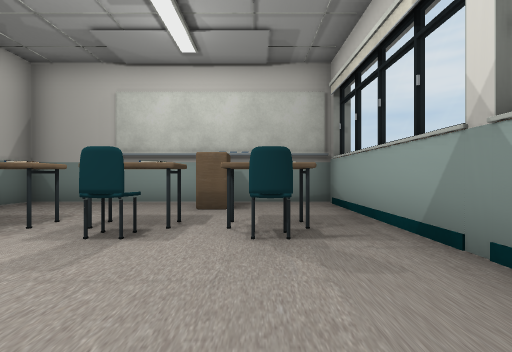
View 1 (above)

21 first-person views from a walk through a 3-D level made in the Unity game engine. The camera is 0.64 m above the floor, looks level and sees 85° across. The floor is counted in squares, 1 m on a side. Each view is taken from the middle of a square. On the plan, view 1 faces up. The plan holds only what a view shows up to about 9 squares ahead; the rest is blank. The place goes on beyond the plan. Some animated figures are left out. Door leaves are left out, so doorways stand open.

View 2
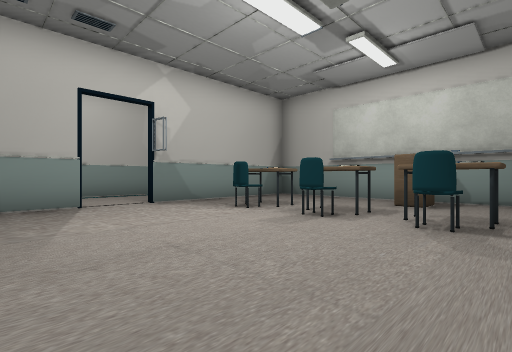

View 3
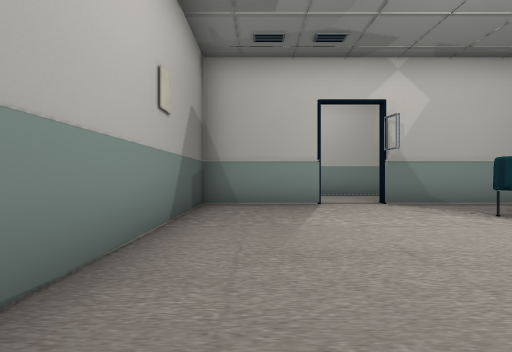

View 4
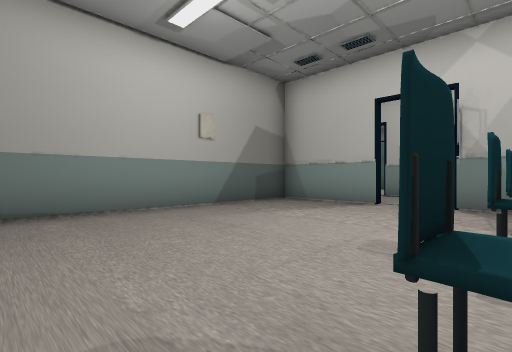

View 5
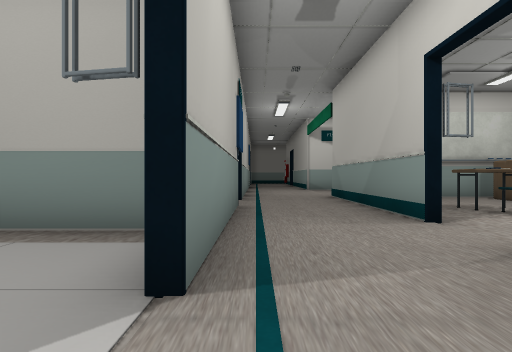

View 6
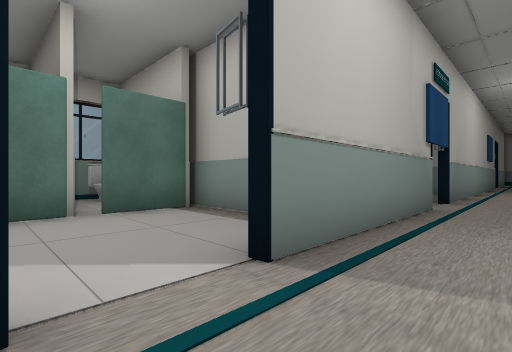

View 7
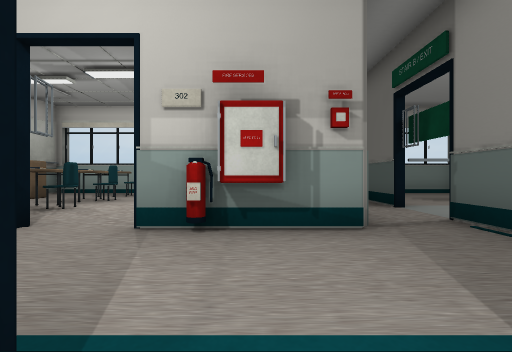

View 8
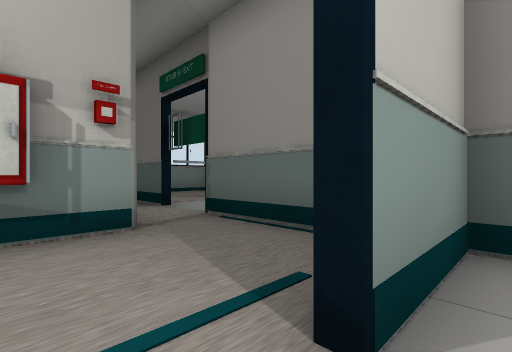

View 9
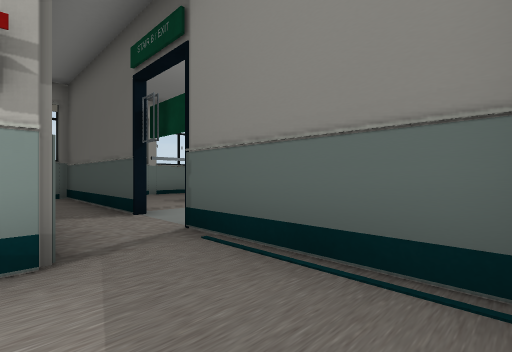

View 10
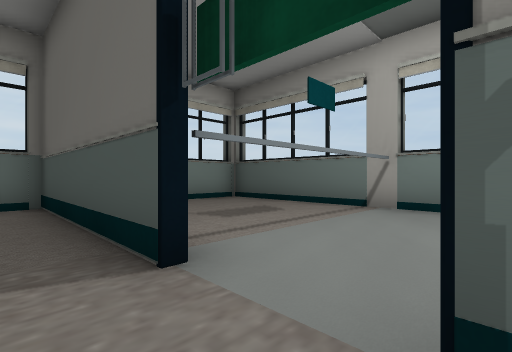

View 11
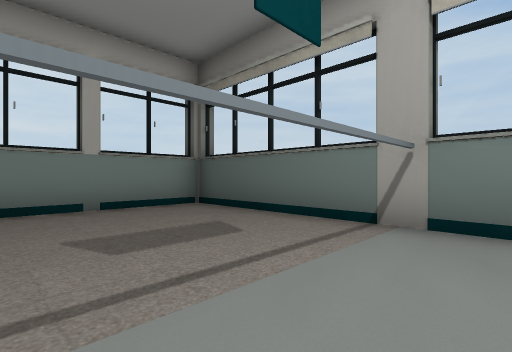

View 12
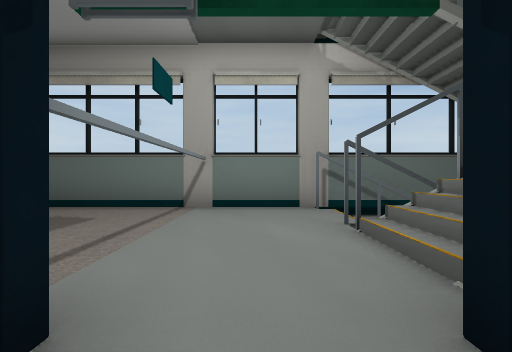

View 13
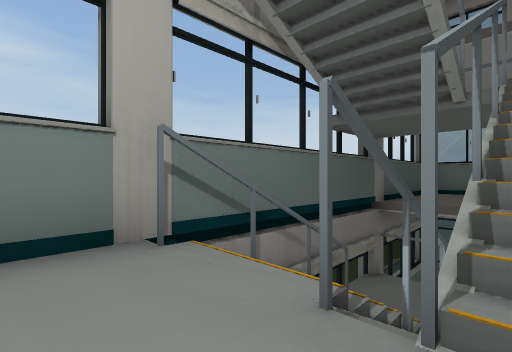

View 14
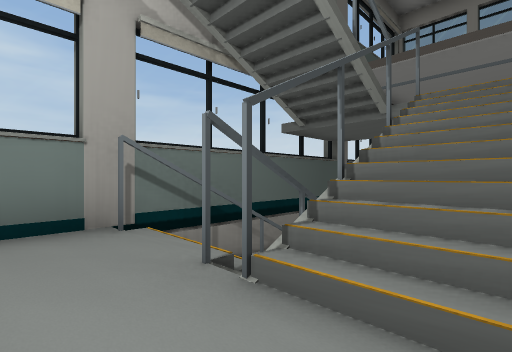

View 15
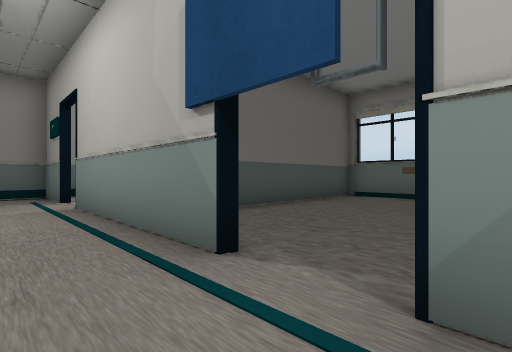

View 16
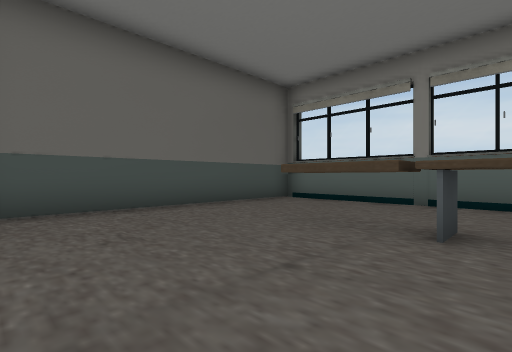

View 17
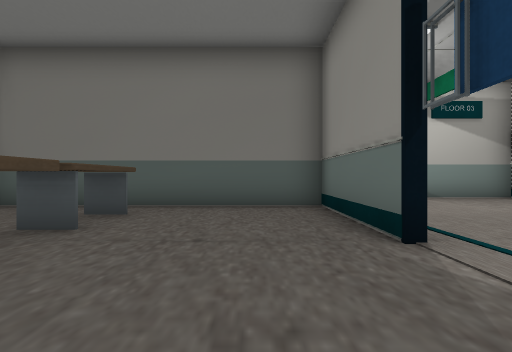

View 18
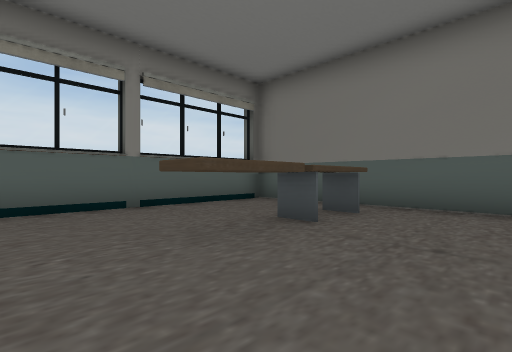

View 19
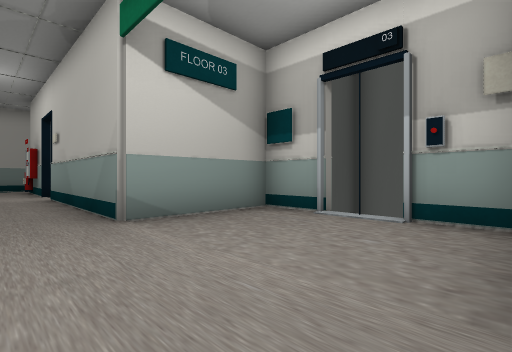

View 20
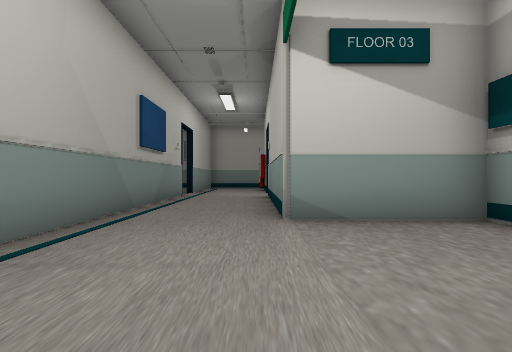

View 21
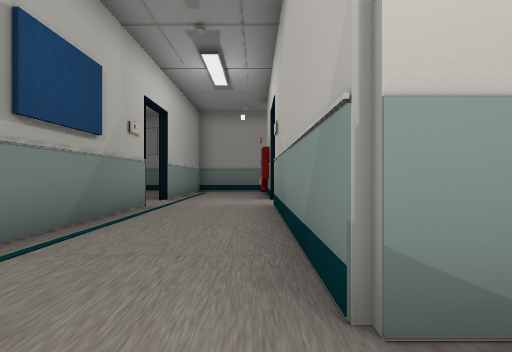

### Floor plan
Key: @ floor where view 1 was taken; # wall or solid block; . main floor; : floor 0.05 m higher than the main floor; - floor 1.8 m lower than the main floor; / step, stairs or slope; D open door; = window, fence, low wall or low ledge; ^ raised ledge; v drop or lower ground; T thing the floor can be seen under or through; O other object.
Columns run from 16 left of view 1 to 2 right of it. Each row starts with its distance up from view 1.
 19        .#.O
 18        D#.
 17        .:..
 16         #.#
 15         #.#
 14         #.#
 13         #.#
 12         #.##
 11         #..#######
 10         #.....#  #
  9 #########....D#  #
  8 #..OO...#.....#  #
  7 #..OO...#..########
  6 #..OO...#.##...## #
  5 #..OO..DD.#....####
  4 #......DD.#.. ^#O##
  3 #......DD.#..OO#O.#
  2 #....####.#DD.....#
  1 ######..#.O.......#
  0 ##  #.DD#.O.....@.#
 -1     #...:.O.......#
 -2     #..#:.#########
 -3        #..........#
 -4        #####DTT####
 -5      v ####=.T....#
 -6      v ##O##.T....#
 -7       -////=.T....#
 -8      v-=####.T....#
 -9   ####=############

Positions as (right, up) in squares from view 1, and headings:
1: (0, 0), facing up
2: (1, -1), facing up-left
3: (1, -1), facing left
4: (1, 3), facing down-left
5: (-8, -2), facing up
6: (-7, -2), facing up-left
7: (-9, -1), facing right
8: (-9, -1), facing down-right
9: (-8, -2), facing down-right
10: (-5, -3), facing down-right
11: (-4, -5), facing down-right
12: (-4, -3), facing down
13: (-4, -6), facing down-left
14: (-4, -5), facing down-left
15: (-7, 6), facing down-left
16: (-9, 7), facing down-left
17: (-10, 3), facing up
18: (-10, 3), facing up-left
19: (-7, 7), facing up-right
20: (-6, 7), facing up
21: (-6, 10), facing up
